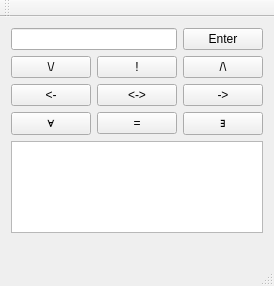
<?xml version="1.0" encoding="UTF-8"?>
<ui version="4.0">
 <class>MainWindow</class>
 <widget class="QMainWindow" name="MainWindow">
  <property name="geometry">
   <rect>
    <x>0</x>
    <y>0</y>
    <width>272</width>
    <height>286</height>
   </rect>
  </property>
  <property name="windowTitle">
   <string>MainWindow</string>
  </property>
  <widget class="QWidget" name="centralWidget">
   <layout class="QVBoxLayout" name="verticalLayout">
    <item>
     <layout class="QHBoxLayout" name="horizontalLayout">
      <item>
       <widget class="QLineEdit" name="lineEdit"/>
      </item>
      <item>
       <widget class="QPushButton" name="pushButton">
        <property name="text">
         <string>Enter</string>
        </property>
       </widget>
      </item>
     </layout>
    </item>
    <item>
     <layout class="QHBoxLayout" name="horizontalLayout_5">
      <item>
       <widget class="QPushButton" name="pushButton_2">
        <property name="text">
         <string>\/</string>
        </property>
       </widget>
      </item>
      <item>
       <widget class="QPushButton" name="pushButton_6">
        <property name="text">
         <string>!</string>
        </property>
       </widget>
      </item>
      <item>
       <widget class="QPushButton" name="pushButton_3">
        <property name="text">
         <string>/\</string>
        </property>
       </widget>
      </item>
     </layout>
    </item>
    <item>
     <layout class="QHBoxLayout" name="horizontalLayout_6">
      <item>
       <widget class="QPushButton" name="pushButton_7">
        <property name="text">
         <string>&lt;-</string>
        </property>
       </widget>
      </item>
      <item>
       <widget class="QPushButton" name="pushButton_8">
        <property name="text">
         <string>&lt;-&gt;</string>
        </property>
       </widget>
      </item>
      <item>
       <widget class="QPushButton" name="pushButton_9">
        <property name="text">
         <string>-&gt;</string>
        </property>
       </widget>
      </item>
     </layout>
    </item>
    <item>
     <layout class="QHBoxLayout" name="horizontalLayout_2">
      <item>
       <widget class="QPushButton" name="pushButton_5">
        <property name="text">
         <string>∀</string>
        </property>
       </widget>
      </item>
      <item>
       <widget class="QPushButton" name="pushButton_10">
        <property name="text">
         <string>=</string>
        </property>
       </widget>
      </item>
      <item>
       <widget class="QPushButton" name="pushButton_4">
        <property name="text">
         <string>∃</string>
        </property>
       </widget>
      </item>
     </layout>
    </item>
    <item>
     <widget class="QTreeView" name="treeView"/>
    </item>
    <item>
     <widget class="QLabel" name="label">
      <property name="layoutDirection">
       <enum>Qt::LeftToRight</enum>
      </property>
      <property name="text">
       <string/>
      </property>
      <property name="alignment">
       <set>Qt::AlignRight|Qt::AlignTrailing|Qt::AlignVCenter</set>
      </property>
     </widget>
    </item>
   </layout>
  </widget>
  <widget class="QMenuBar" name="menuBar">
   <property name="geometry">
    <rect>
     <x>0</x>
     <y>0</y>
     <width>272</width>
     <height>19</height>
    </rect>
   </property>
  </widget>
  <widget class="QToolBar" name="mainToolBar">
   <attribute name="toolBarArea">
    <enum>TopToolBarArea</enum>
   </attribute>
   <attribute name="toolBarBreak">
    <bool>false</bool>
   </attribute>
  </widget>
  <widget class="QStatusBar" name="statusBar"/>
 </widget>
 <layoutdefault spacing="6" margin="11"/>
 <resources/>
 <connections/>
 <slots>
  <slot>AppendString()</slot>
  <slot>GiveFocus()</slot>
 </slots>
</ui>
